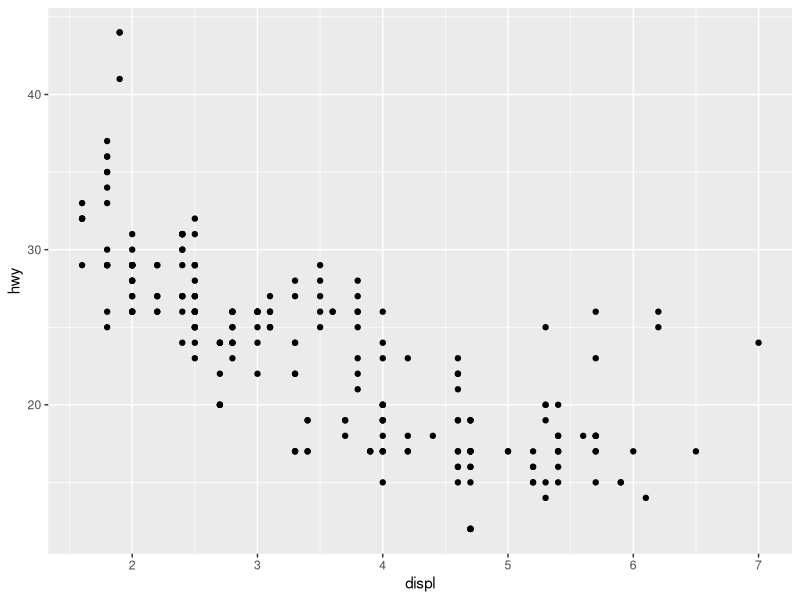
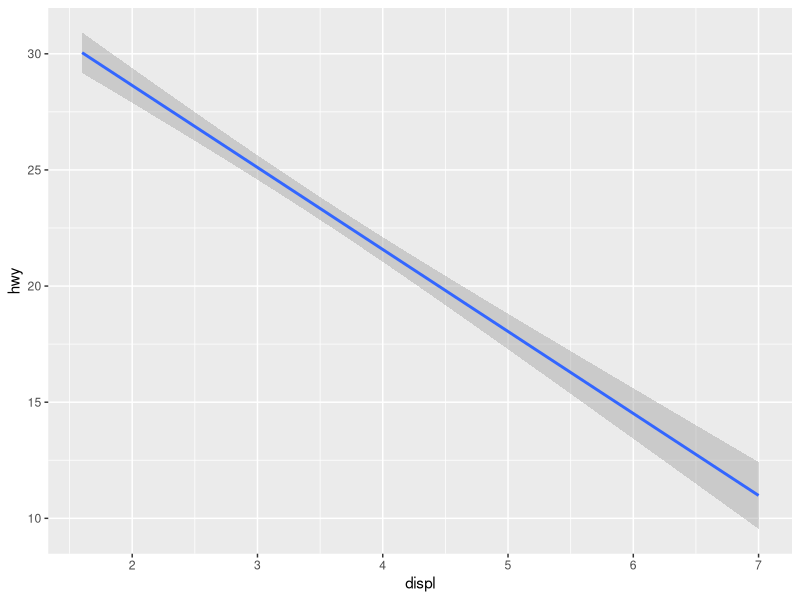
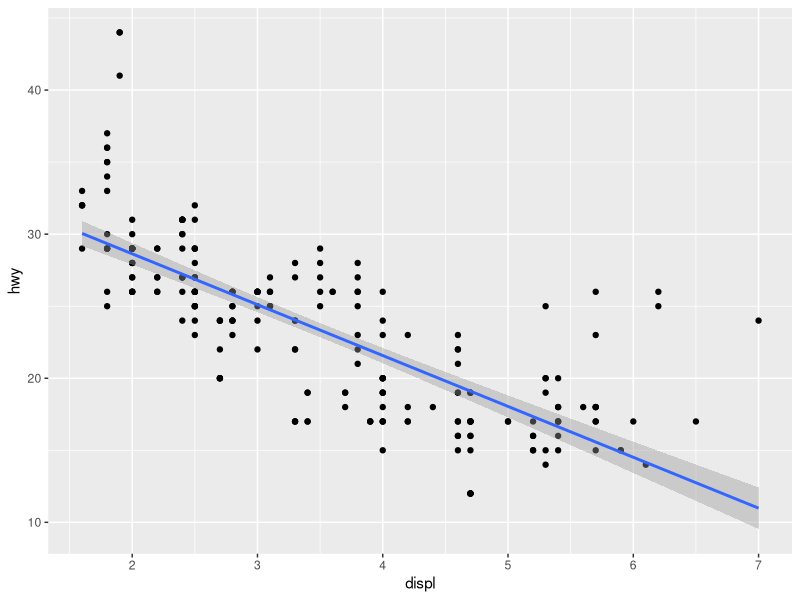
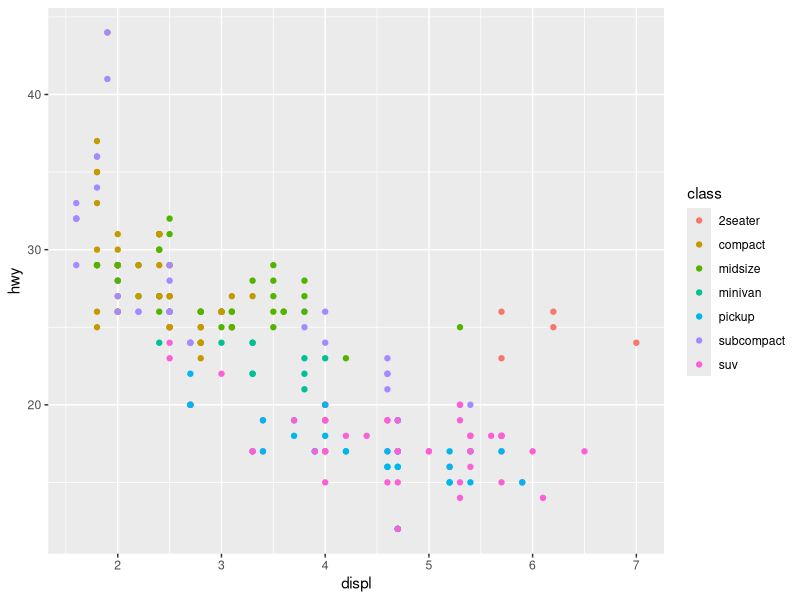
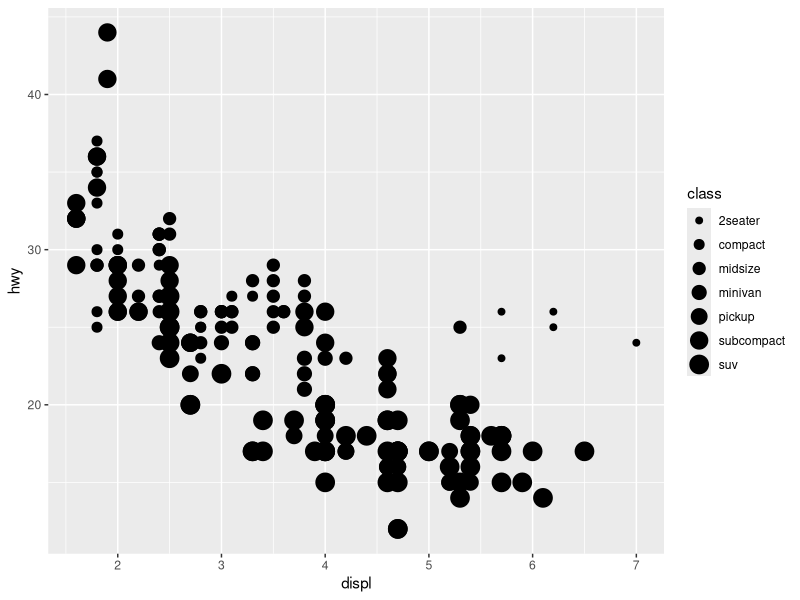
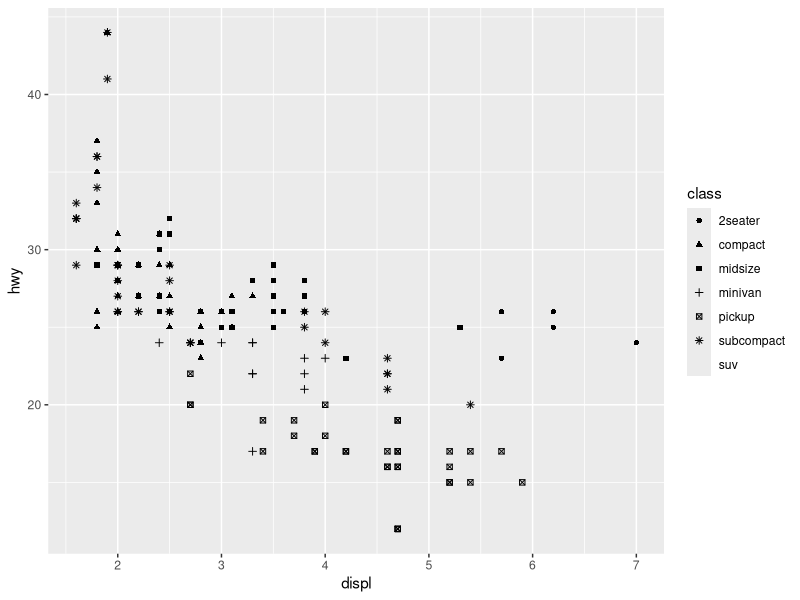
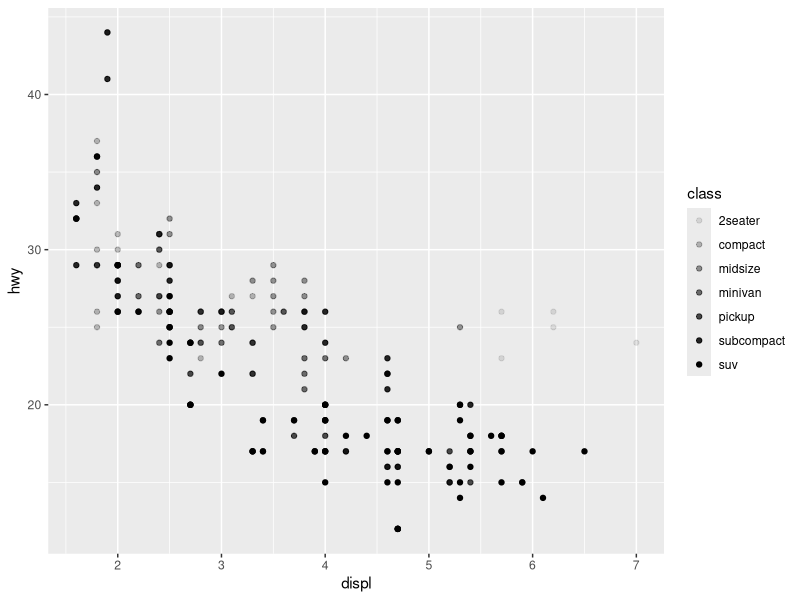
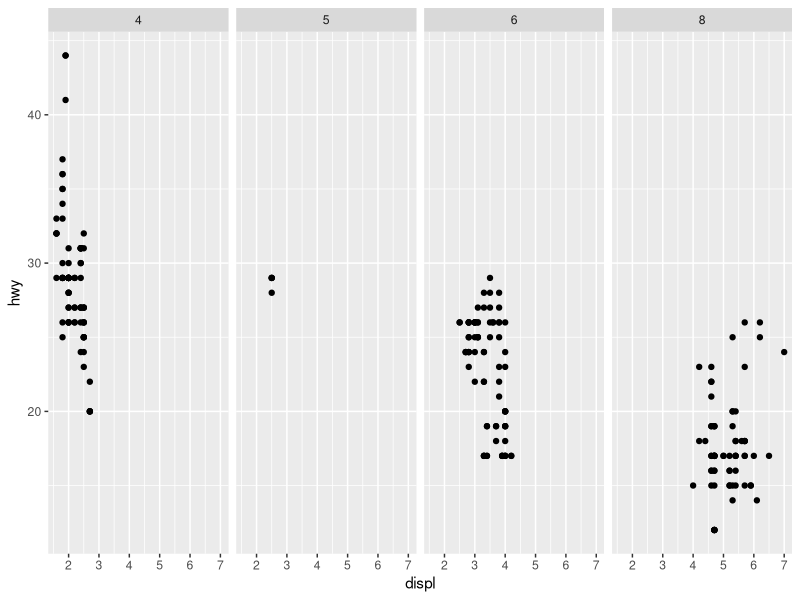

Source code (R) for these figures, in order: (Note: this script raises an error after producing the figures.)
#install.packages('ggplot2')
library(ggplot2)

#ggplot practices

head(mpg)
# Set default
g = ggplot(data = mpg, aes(x = displ, y = hwy))

g + geom_point()
g + geom_smooth(method = "lm")

ggplot(data = mpg, aes(x = displ, y = hwy)) +
  geom_point() + geom_smooth(method = "lm")

g <- ggplot(data = mpg, aes(x = displ, y = hwy))
g + geom_point(aes(color = class))
g + geom_point(aes(size = class))
g + geom_point(aes(shape = class))
g + geom_point(aes(alpha = class))


g + geom_point() + facet_grid(. ~ cyl)
g + geom_point() + facet_grid(drv ~ .)
g + geom_point() + facet_grid(drv ~ cyl)
g + geom_point() + facet_wrap( ~ class)


ggplot(data = diamonds, aes(x = cut)) +
  geom_bar(aes(fill = cut))
ggplot(data = diamonds, aes(x = color)) +
  geom_bar(aes(fill = cut))

g <- ggplot(data = diamonds, aes(x = depth))
zoom <- coord_cartesian(xlim = c(55, 70))
g + geom_histogram(binwidth = 0.2) + zoom


g + geom_histogram(aes(fill=cut), binwidth = 0.2,
                   position = position_stack(reverse=TRUE)) + zoom


g + geom_histogram(binwidth = 0.2) + facet_wrap( ~ cut) + zoom


g + geom_histogram(binwidth = 0.2) + geom_freqpoly(binwidth=0.2)
+ facet_wrap( ~ cut) + zoom

g + geom_freqpoly(aes(color = cut), binwidth = 0.2) +
  facet_wrap( ~ cut) + zoom

g + geom_freqpoly(aes(color = cut), binwidth = 0.2) + zoom

library(ggplot2)
g <- ggplot(data = diamonds, aes(x = carat, y = price))
g + geom_point(aes(color = cut))

g + geom_point() + geom_density2d()
g + geom_point() + geom_smooth(aes(color = cut), method = "loess", se = FALSE)
g + geom_point(size = 0.5, alpha=0.05)

# Iris
ggplot(data = iris, aes(x = Sepal.Width, y=Sepal.Length, color=Species)) + theme_bw() +
  stat_density2d(geom='polygon', aes(fill=Species, alpha=..level..), size = 0) +
  geom_rug(position = 'jitter')
